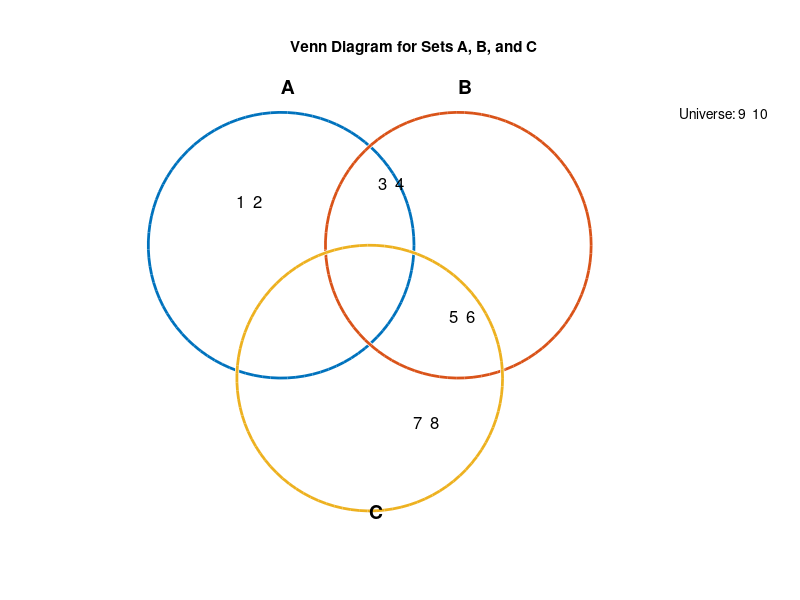

This figure's MATLAB source:
clc;
clear;
disp('Three-Set Venn Diagram (Visual Representation)');

U = 1:10;
A = [1 2 3 4];
B = [3 4 5 6];
C = [5 6 7 8];

A_only = setdiff(A, union(B, C));
B_only = setdiff(B, union(A, C));
C_only = setdiff(C, union(A, B));

A_int_B_only = setdiff(intersect(A, B), C);
A_int_C_only = setdiff(intersect(A, C), B);
B_int_C_only = setdiff(intersect(B, C), A);

A_int_B_int_C = intersect(A, intersect(B, C));

None_only = setdiff(U, union(A, union(B, C)));

figure('Color', 'w');
axis equal off;
xlim([-1 6]);
ylim([-1 4]);

viscircles([1 2], 1.5, 'Color', [0 0.447 0.741], 'LineStyle', '-', 'LineWidth', 2);
text(1, 3.8, 'A', 'FontSize', 14, 'FontWeight', 'bold');

viscircles([3 2], 1.5, 'Color', [0.85 0.325 0.098], 'LineStyle', '-', 'LineWidth', 2);
text(3, 3.8, 'B', 'FontSize', 14, 'FontWeight', 'bold');

viscircles([2 0.5], 1.5, 'Color', [0.929 0.694 0.125], 'LineStyle', '-', 'LineWidth', 2);
text(2, -1, 'C', 'FontSize', 14, 'FontWeight', 'bold');

text(0.5, 2.5, num2str(A_only), 'Color', 'k', 'FontSize', 12);
text(3.5, 2.5, num2str(B_only), 'Color', 'k', 'FontSize', 12);
text(2.5, 0, num2str(C_only), 'Color', 'k', 'FontSize', 12);
text(2.1, 2.7, num2str(A_int_B_only), 'Color', 'k', 'FontSize', 12);
text(1.2, 1.2, num2str(A_int_C_only), 'Color', 'k', 'FontSize', 12);
text(2.9, 1.2, num2str(B_int_C_only), 'Color', 'k', 'FontSize', 12);
text(2, 2, num2str(A_int_B_int_C), 'Color', 'k', 'FontSize', 12, 'FontWeight', 'bold');
text(5.5, 3.5, ['Universe: ', num2str(None_only)], 'Color', 'k', 'FontSize', 10);
title('Venn Diagram for Sets A, B, and C');
